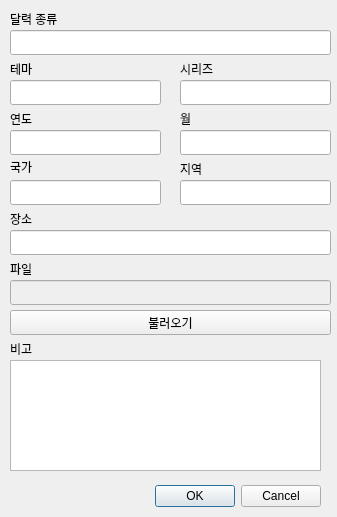
<?xml version="1.0" encoding="UTF-8"?>
<ui version="4.0">
 <class>Dialog</class>
 <widget class="QDialog" name="Dialog">
  <property name="geometry">
   <rect>
    <x>0</x>
    <y>0</y>
    <width>337</width>
    <height>517</height>
   </rect>
  </property>
  <property name="windowTitle">
   <string>데이터 추가</string>
  </property>
  <widget class="QDialogButtonBox" name="buttonBox">
   <property name="geometry">
    <rect>
     <x>10</x>
     <y>480</y>
     <width>311</width>
     <height>32</height>
    </rect>
   </property>
   <property name="orientation">
    <enum>Qt::Horizontal</enum>
   </property>
   <property name="standardButtons">
    <set>QDialogButtonBox::Cancel|QDialogButtonBox::Ok</set>
   </property>
  </widget>
  <widget class="QLabel" name="regionlabel">
   <property name="geometry">
    <rect>
     <x>180</x>
     <y>160</y>
     <width>67</width>
     <height>17</height>
    </rect>
   </property>
   <property name="text">
    <string>지역</string>
   </property>
  </widget>
  <widget class="QLabel" name="monthlabel">
   <property name="geometry">
    <rect>
     <x>180</x>
     <y>110</y>
     <width>67</width>
     <height>17</height>
    </rect>
   </property>
   <property name="text">
    <string>월</string>
   </property>
  </widget>
  <widget class="QLabel" name="yearlabel">
   <property name="geometry">
    <rect>
     <x>10</x>
     <y>110</y>
     <width>67</width>
     <height>17</height>
    </rect>
   </property>
   <property name="text">
    <string>연도</string>
   </property>
  </widget>
  <widget class="QLabel" name="countrylabel">
   <property name="geometry">
    <rect>
     <x>10</x>
     <y>157</y>
     <width>111</width>
     <height>20</height>
    </rect>
   </property>
   <property name="text">
    <string>국가</string>
   </property>
  </widget>
  <widget class="QLabel" name="themelabel">
   <property name="geometry">
    <rect>
     <x>10</x>
     <y>60</y>
     <width>67</width>
     <height>17</height>
    </rect>
   </property>
   <property name="text">
    <string>테마</string>
   </property>
  </widget>
  <widget class="QLabel" name="churchlabel">
   <property name="geometry">
    <rect>
     <x>10</x>
     <y>210</y>
     <width>67</width>
     <height>17</height>
    </rect>
   </property>
   <property name="text">
    <string>장소</string>
   </property>
  </widget>
  <widget class="QLabel" name="typelabel">
   <property name="geometry">
    <rect>
     <x>10</x>
     <y>10</y>
     <width>67</width>
     <height>17</height>
    </rect>
   </property>
   <property name="text">
    <string>달력 종류</string>
   </property>
  </widget>
  <widget class="QLineEdit" name="calendertype">
   <property name="geometry">
    <rect>
     <x>10</x>
     <y>30</y>
     <width>321</width>
     <height>25</height>
    </rect>
   </property>
  </widget>
  <widget class="QLineEdit" name="theme">
   <property name="geometry">
    <rect>
     <x>10</x>
     <y>80</y>
     <width>151</width>
     <height>25</height>
    </rect>
   </property>
  </widget>
  <widget class="QLineEdit" name="year">
   <property name="geometry">
    <rect>
     <x>10</x>
     <y>130</y>
     <width>151</width>
     <height>25</height>
    </rect>
   </property>
  </widget>
  <widget class="QLineEdit" name="month">
   <property name="geometry">
    <rect>
     <x>180</x>
     <y>130</y>
     <width>151</width>
     <height>25</height>
    </rect>
   </property>
  </widget>
  <widget class="QLineEdit" name="country">
   <property name="geometry">
    <rect>
     <x>10</x>
     <y>180</y>
     <width>151</width>
     <height>25</height>
    </rect>
   </property>
  </widget>
  <widget class="QLineEdit" name="region">
   <property name="geometry">
    <rect>
     <x>180</x>
     <y>180</y>
     <width>151</width>
     <height>25</height>
    </rect>
   </property>
  </widget>
  <widget class="QLineEdit" name="church">
   <property name="geometry">
    <rect>
     <x>10</x>
     <y>230</y>
     <width>321</width>
     <height>25</height>
    </rect>
   </property>
  </widget>
  <widget class="QLineEdit" name="file">
   <property name="enabled">
    <bool>false</bool>
   </property>
   <property name="geometry">
    <rect>
     <x>10</x>
     <y>280</y>
     <width>321</width>
     <height>25</height>
    </rect>
   </property>
  </widget>
  <widget class="QLabel" name="filelabel">
   <property name="geometry">
    <rect>
     <x>10</x>
     <y>260</y>
     <width>67</width>
     <height>17</height>
    </rect>
   </property>
   <property name="text">
    <string>파일</string>
   </property>
  </widget>
  <widget class="QPushButton" name="file_load">
   <property name="geometry">
    <rect>
     <x>10</x>
     <y>310</y>
     <width>321</width>
     <height>25</height>
    </rect>
   </property>
   <property name="text">
    <string>불러오기</string>
   </property>
  </widget>
  <widget class="QLabel" name="notelabel">
   <property name="geometry">
    <rect>
     <x>10</x>
     <y>340</y>
     <width>67</width>
     <height>17</height>
    </rect>
   </property>
   <property name="text">
    <string>비고</string>
   </property>
  </widget>
  <widget class="QPlainTextEdit" name="note">
   <property name="geometry">
    <rect>
     <x>10</x>
     <y>360</y>
     <width>311</width>
     <height>111</height>
    </rect>
   </property>
  </widget>
  <widget class="QLabel" name="serieslabel">
   <property name="geometry">
    <rect>
     <x>180</x>
     <y>60</y>
     <width>67</width>
     <height>17</height>
    </rect>
   </property>
   <property name="text">
    <string>시리즈</string>
   </property>
  </widget>
  <widget class="QLineEdit" name="series">
   <property name="geometry">
    <rect>
     <x>180</x>
     <y>80</y>
     <width>151</width>
     <height>25</height>
    </rect>
   </property>
  </widget>
 </widget>
 <resources/>
 <connections>
  <connection>
   <sender>buttonBox</sender>
   <signal>accepted()</signal>
   <receiver>Dialog</receiver>
   <slot>accept()</slot>
   <hints>
    <hint type="sourcelabel">
     <x>248</x>
     <y>254</y>
    </hint>
    <hint type="destinationlabel">
     <x>157</x>
     <y>274</y>
    </hint>
   </hints>
  </connection>
  <connection>
   <sender>buttonBox</sender>
   <signal>rejected()</signal>
   <receiver>Dialog</receiver>
   <slot>reject()</slot>
   <hints>
    <hint type="sourcelabel">
     <x>316</x>
     <y>260</y>
    </hint>
    <hint type="destinationlabel">
     <x>286</x>
     <y>274</y>
    </hint>
   </hints>
  </connection>
 </connections>
</ui>
